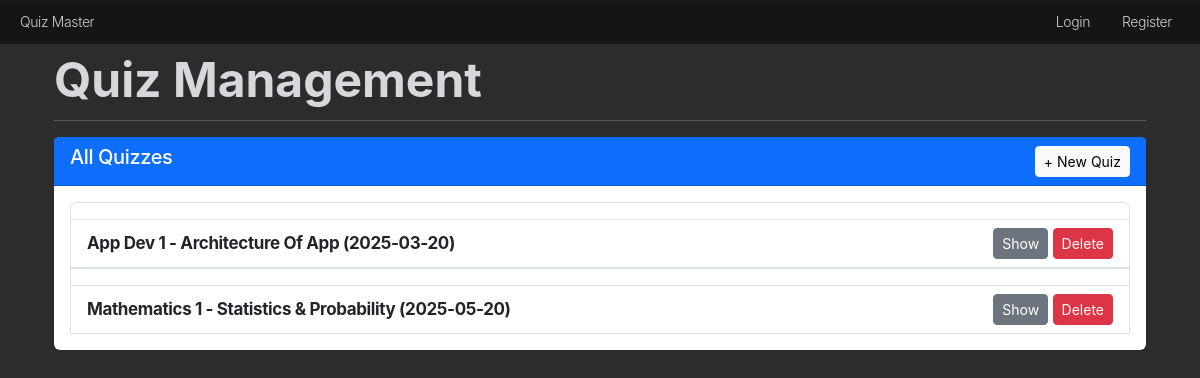
Page /admin/quiz on the committed database.
### models.py (models this page shows, shortened)
class Quiz(db.Model):
    id = db.Column(db.Integer, primary_key=True)
    chapter_id = db.Column(db.Integer, db.ForeignKey('chapter.id'), nullable=False)
    date_of_quiz = db.Column(db.Date, nullable=False, default=datetime.utcnow)
    time_duration = db.Column(db.String(5), nullable=False)  # Format HH:MM
    remarks = db.Column(db.Text, nullable=True)
    chapter = db.relationship('Chapter', backref=db.backref('quizzes', lazy=True))

class Subject(db.Model):
    id = db.Column(db.Integer, primary_key=True)
    name = db.Column(db.String(100), unique=True, nullable=False)
    description = db.Column(db.Text, nullable=True)

class Chapter(db.Model):
    id = db.Column(db.Integer, primary_key=True)
    name = db.Column(db.String(100), nullable=False)
    description = db.Column(db.Text, nullable=True)
    subject_id = db.Column(db.Integer, db.ForeignKey('subject.id'), nullable=False)
    subject = db.relationship('Subject', backref=db.backref('chapters', lazy=True))

### routes.py (the view)
@main.route('/admin/quiz')
def quiz_management():
    current_user = get_current_user()
    quizzes = Quiz.query.all()
    subjects = Subject.query.all()
    chapters = Chapter.query.all()
    today_date = datetime.today().date()
    return render_template('quiz.html',current_user=current_user, quizzes=quizzes, chapters=chapters, subjects = subjects, today=today_date)

### routes.py (called while the page is built)
def get_current_user():
    if 'user_id' in session:
        return User.query.get(session['user_id'])
    return None

### templates/quiz.html (shortened to what this page needs)
{% extends "base.html" %}
{% block content %}
<div class="container">
    <h2 class="mt-4">Quiz Management</h2>
    <hr>
    <div class="card mb-4">
        <div class="card-header bg-primary text-white d-flex justify-content-between align-items-center">
            <h5>All Quizzes</h5>
            <button class="btn btn-light btn-sm" onclick="openQuizModal()">+ New Quiz</button>
        </div>
        <div class="card-body">
            {% if quizzes %}
            <ul class="list-group">
                {% for quiz in quizzes %}
                    <li class="list-group-item">
                        <li class="list-group-item d-flex justify-content-between align-items-center">
                            <div>
                                <strong>{{ quiz.chapter.subject.name }} - {{ quiz.chapter.name }} ({{ quiz.date_of_quiz }})</strong>
                            </div>
                            <div>
                                <button class="btn btn-sm btn-secondary" onclick="toggleQuestions('{{ quiz.id }}')">Show</button>
                                <button class="btn btn-danger btn-sm" onclick="deleteQuiz({{ quiz.id }})">Delete</button>
                            </div>
                        </li>
                    </li>
                {% endfor %}
            </ul>
            {% else %}
                <p>No quizzes available.</p>
            {% endif %}
        </div>
    </div>
</div>
{% endblock %}

### static/style.css (style rules this page uses)
:root { --nav-bg: rgb(22,22,23,0.8); --white: #f5f5f7; --bg: #f5f5f8; --dark-bg: #2c2c2c; --dark-box: #1c1c1c; --beinge-white: rgb(216,216,220); --gray: rgb(99,99,102) ; --blue: #0071e3; --orange: #bf4800; --red: rgb(215,0,21); --success: rgb(48,219,91); --yellow: rgb(255,214,10); --nav-color: rgba(255, 255, 255, .8); --nav-color-secondary: #E8E8ED; --nav-color-hover: #FFFFFF; --main-white: #ffffff; }
body { background-color: var(--dark-bg); font-size: 17px; line-height: 1.47059; font-weight: 400; letter-spacing: -0.022em; font-family: "SF Pro Text", "SF Pro Icons", "AOS Icons", "Helvetica Neue", Helvetica, Arial, sans-serif; color: var(--beinge-white); font-style: normal; overflow: hidden; overflow-y: auto; }
button { background-color: #007aff; color: #ffffff; border: none; border-radius: 12px; padding: 10px 20px; font-size: 16px; cursor: pointer; transition: all 0.2s ease-in-out; }
.container { margin-top: 56px; }
.card { border: none; }
h2 { font-size: 48px; line-height: 1; font-weight: 700; letter-spacing: -0.00043em; }

### rows in the picture
Quiz: chapter.subject.name "App Dev 1", chapter.name "Architecture Of App", date_of_quiz "2025-03-20"
Quiz: chapter.subject.name "Mathematics 1", chapter.name "Statistics & Probability", date_of_quiz "2025-05-20"
